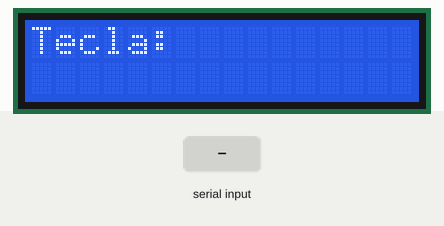
Bench run of a sketch on a simulated ESP32. On the bench: 16×2 character LCD. The test bench sets the inputs (shaded band). What the sketch prints to the serial monitor is not drawn.

Above: at 2.7 s.
2.8 s: "*" received over the second serial link
At 3.8 s:
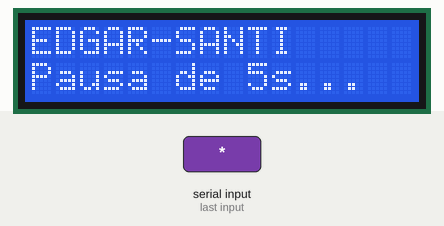
Timing chart, 0 to 5.8 s (numbered marks = the images above; inputs shaded):
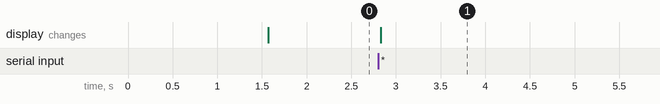

Measured:
- after the input at 2.8 s, the display: changes at once (image 1)

The sketch:

PRACTICA3-ESCLAVO.ino
```cpp
#include <Wire.h>
#include <LiquidCrystal_I2C.h>

#define RX_PIN 16
#define TX_PIN 17

#define SDA_LCD 21
#define SCL_LCD 22

LiquidCrystal_I2C lcd(0x27, 16, 2);

String textoMostrado = "";

void setup() {
  Serial.begin(115200);
  delay(1500);
  Serial.println("\nIniciando ESP32 B (Esclavo)...");

  Serial2.begin(9600, SERIAL_8N1, RX_PIN, TX_PIN);

  Wire.begin(SDA_LCD, SCL_LCD);
  lcd.init();
  lcd.backlight();

  lcd.setCursor(0, 0);
  lcd.print("Tecla: ");

  Serial.println("=== ESP32 B listo y escuchando ===");
}

void loop() {
  if (Serial2.available() > 0) {
    char c = Serial2.read();

    Serial.print("Dato recibido por Serial2: ");
    Serial.println(c);

    if (c == '#') {
      textoMostrado = "";
      lcd.setCursor(0, 0);
      lcd.print("Tecla:          ");
    }
    else if (c == '*') {
      String textoTemporal = textoMostrado;

      lcd.clear();
      lcd.setCursor(0, 0);
      lcd.print("EDGAR-SANTI");
      lcd.setCursor(0, 1);
      lcd.print("Pausa de 5s...");

      delay(5000);

      lcd.clear();
      lcd.setCursor(0, 0);
      lcd.print("Tecla: ");
      lcd.print(textoTemporal);

      textoMostrado = textoTemporal;
    }
    else {
      if (textoMostrado.length() < 10) {
        textoMostrado += c;
      }

      lcd.setCursor(0, 0);
      lcd.print("Tecla:          ");
      lcd.setCursor(7, 0);
      lcd.print(textoMostrado);
    }
  }
}
```
